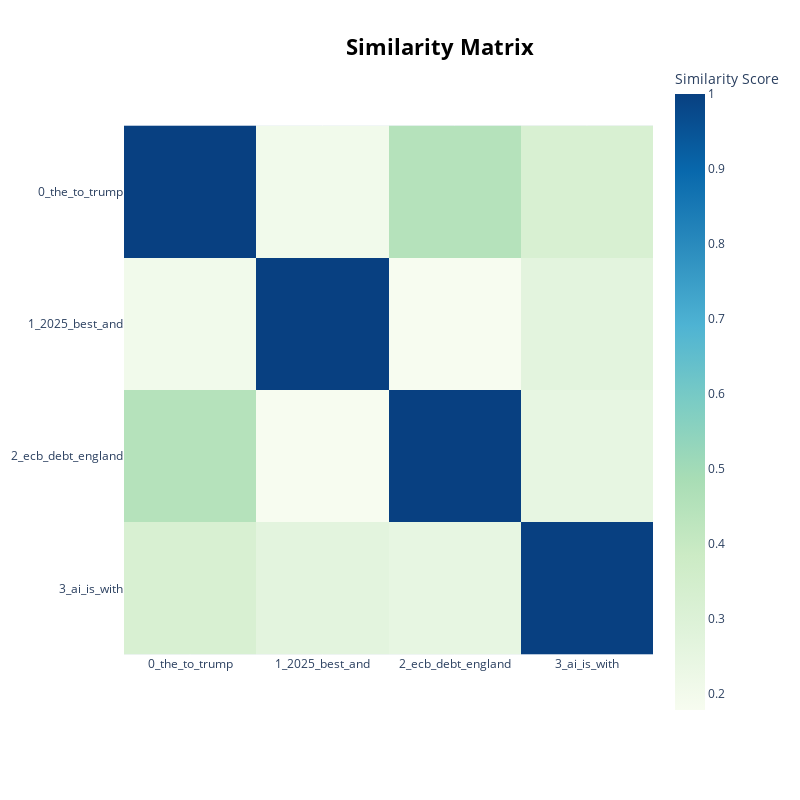

The code cell stored with this chart in its notebook:
### Code cell
topic_model.visualize_heatmap()

### Figure 1 — Plotly figure (JSON) as saved in the notebook; plotly's stock layout.template omitted (floating-point values rounded to 4 significant figures)
{"data": [{"coloraxis": "coloraxis", "hovertemplate": "x: %{x}<br>y: %{y}<br>Similarity Score: %{z}<extra></extra>", "name": "0", "type": "heatmap", "x": ["0_the_to_trump", "1_2025_best_and", "2_ecb_debt_england", "3_ai_is_with"], "xaxis": "x", "y": ["0_the_to_trump", "1_2025_best_and", "2_ecb_debt_england", "3_ai_is_with"], "yaxis": "y", "z": [[1.0, 0.2047, 0.4486, 0.3236], [0.2047, 1, 0.1789, 0.2668], [0.4486, 0.1789, 1.0, 0.2497], [0.3236, 0.2668, 0.2497, 1.0]]}], "layout": {"coloraxis": {"colorbar": {"title": {"text": "Similarity Score"}}, "colorscale": [[0, "rgb(247,252,240)"], [0.125, "rgb(224,243,219)"], [0.25, "rgb(204,235,197)"], [0.375, "rgb(168,221,181)"], [0.5, "rgb(123,204,196)"], [0.625, "rgb(78,179,211)"], [0.75, "rgb(43,140,190)"], [0.875, "rgb(8,104,172)"], [1, "rgb(8,64,129)"]]}, "height": 800, "hoverlabel": {"bgcolor": "white", "font": {"family": "Rockwell", "size": 16}}, "legend": {"title": {"text": "Trend"}}, "margin": {"t": 60}, "showlegend": true, "title": {"font": {"color": "Black", "size": 22}, "text": "<b>Similarity Matrix</b>", "x": 0.55, "xanchor": "center", "y": 0.95, "yanchor": "top"}, "width": 800, "xaxis": {"anchor": "y", "constrain": "domain", "domain": [0, 1], "scaleanchor": "y"}, "yaxis": {"anchor": "x", "autorange": "reversed", "constrain": "domain", "domain": [0, 1]}}}
